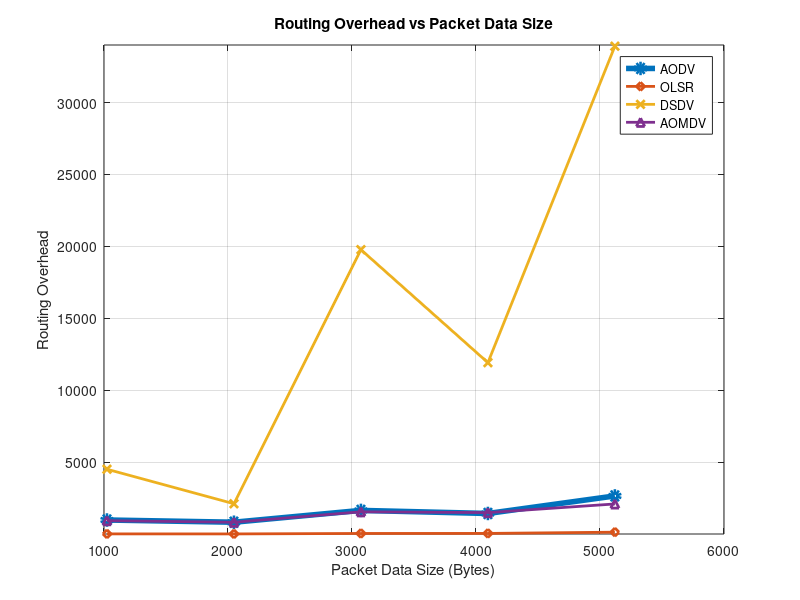

Write MATLAB code to recreate this figure.
clc;
clear;
close all;

% X-axis values
size = [1024 2048 3072 4096 5120];

% Y-axis values
AODV  = [978.346 824.078 1645.618 1431.982 2651.397];
OLSR  = [12.784 10.854 42.797 46.067 132.410];
DSDV  = [4507.381 2107.893 19772.076 11916.935 33915.084];
AOMDV = [931.256 821.204 1549.074 1492.631 2093.988];
% Plotting
figure;

plot(size, AODV, '-o', 'LineWidth', 4); hold on;
plot(size, OLSR, '-d', 'LineWidth', 2);
plot(size, DSDV, '-x', 'LineWidth', 2);
plot(size, AOMDV, '-^', 'LineWidth', 2);


% Labels and Title
xlabel('Packet Data Size (Bytes)');
ylabel('Routing Overhead');
title('Routing Overhead vs Packet Data Size');

% Legend
legend('AODV','OLSR','DSDV','AOMDV','Location','best');

% Grid
grid on;

% Axis limits (optional for better match)
ylim([5 34000]);

hold off;
